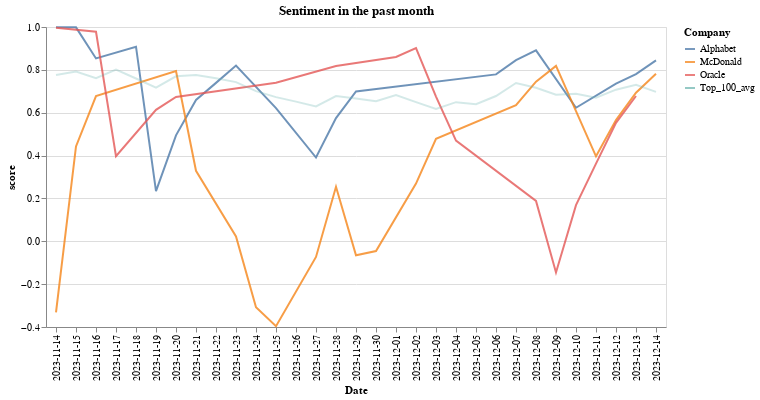

Notebook code cell kept with this figure:
### Code cell
draw_score_lines('data/reddit_fetched_post_score.csv', 'month')

### Figure 1 — Vega-Lite specification as saved in the notebook (floating-point values rounded to 4 significant figures)
{"config": {"view": {"continuousWidth": 300, "continuousHeight": 300}}, "data": {"name": "data-2c77e9d449851b9a0f0f0990b4d7f295"}, "mark": {"type": "line"}, "encoding": {"color": {"field": "Company", "type": "nominal"}, "opacity": {"field": "opacity", "legend": null, "type": "quantitative"}, "x": {"field": "Date", "type": "nominal"}, "y": {"field": "score", "type": "quantitative"}}, "title": "Sentiment in the past month", "$schema": "https://vega.github.io/schema/vega-lite/v5.16.3.json", "datasets": {"data-2c77e9d449851b9a0f0f0990b4d7f295": [{"Company": "Alphabet", "Date": "2023-11-14", "score": 0.9988, "opacity": 1.0}, {"Company": "Alphabet", "Date": "2023-11-15", "score": 0.9984, "opacity": 1.0}, {"Company": "Alphabet", "Date": "2023-11-16", "score": 0.8534, "opacity": 1.0}, {"Company": "Alphabet", "Date": "2023-11-18", "score": 0.9081, "opacity": 1.0}, {"Company": "Alphabet", "Date": "2023-11-19", "score": 0.2341, "opacity": 1.0}, {"Company": "Alphabet", "Date": "2023-11-20", "score": 0.4943, "opacity": 1.0}, {"Company": "Alphabet", "Date": "2023-11-21", "score": 0.6595, "opacity": 1.0}, {"Company": "Alphabet", "Date": "2023-11-22", "score": 0.7392, "opacity": 1.0}, {"Company": "Alphabet", "Date": "2023-11-23", "score": 0.82, "opacity": 1.0}, {"Company": "Alphabet", "Date": "2023-11-25", "score": 0.6218, "opacity": 1.0}, {"Company": "Alphabet", "Date": "2023-11-27", "score": 0.3909, "opacity": 1.0}, {"Company": "Alphabet", "Date": "2023-11-28", "score": 0.5746, "opacity": 1.0}, {"Company": "Alphabet", "Date": "2023-11-29", "score": 0.6995, "opacity": 1.0}, {"Company": "Alphabet", "Date": "2023-12-06", "score": 0.7789, "opacity": 1.0}, {"Company": "Alphabet", "Date": "2023-12-07", "score": 0.8455, "opacity": 1.0}, {"Company": "Alphabet", "Date": "2023-12-08", "score": 0.891, "opacity": 1.0}, {"Company": "Alphabet", "Date": "2023-12-10", "score": 0.6231, "opacity": 1.0}, {"Company": "Alphabet", "Date": "2023-12-12", "score": 0.7358, "opacity": 1.0}, {"Company": "Alphabet", "Date": "2023-12-13", "score": 0.7801, "opacity": 1.0}, {"Company": "Alphabet", "Date": "2023-12-14", "score": 0.8445, "opacity": 1.0}, {"Company": "McDonald", "Date": "2023-11-14", "score": -0.3313, "opacity": 1.0}, {"Company": "McDonald", "Date": "2023-11-15", "score": 0.4426, "opacity": 1.0}, {"Company": "McDonald", "Date": "2023-11-16", "score": 0.6774, "opacity": 1.0}, {"Company": "McDonald", "Date": "2023-11-20", "score": 0.7944, "opacity": 1.0}, {"Company": "McDonald", "Date": "2023-11-21", "score": 0.3291, "opacity": 1.0}, {"Company": "McDonald", "Date": "2023-11-23", "score": 0.02276, "opacity": 1.0}, {"Company": "McDonald", "Date": "2023-11-24", "score": -0.3078, "opacity": 1.0}, {"Company": "McDonald", "Date": "2023-11-25", "score": -0.396, "opacity": 1.0}, {"Company": "McDonald", "Date": "2023-11-27", "score": -0.0731, "opacity": 1.0}, {"Company": "McDonald", "Date": "2023-11-28", "score": 0.2542, "opacity": 1.0}, {"Company": "McDonald", "Date": "2023-11-29", "score": -0.06554, "opacity": 1.0}, {"Company": "McDonald", "Date": "2023-11-30", "score": -0.0456, "opacity": 1.0}, {"Company": "McDonald", "Date": "2023-12-02", "score": 0.2693, "opacity": 1.0}, {"Company": "McDonald", "Date": "2023-12-03", "score": 0.4782, "opacity": 1.0}, {"Company": "McDonald", "Date": "2023-12-07", "score": 0.6354, "opacity": 1.0}, {"Company": "McDonald", "Date": "2023-12-08", "score": 0.7451, "opacity": 1.0}, {"Company": "McDonald", "Date": "2023-12-09", "score": 0.8185, "opacity": 1.0}, {"Company": "McDonald", "Date": "2023-12-11", "score": 0.3965, "opacity": 1.0}, {"Company": "McDonald", "Date": "2023-12-12", "score": 0.5659, "opacity": 1.0}, {"Company": "McDonald", "Date": "2023-12-13", "score": 0.6934, "opacity": 1.0}, {"Company": "McDonald", "Date": "2023-12-14", "score": 0.7814, "opacity": 1.0}, {"Company": "Oracle", "Date": "2023-11-14", "score": 0.996, "opacity": 1.0}, {"Company": "Oracle", "Date": "2023-11-16", "score": 0.9777, "opacity": 1.0}, {"Company": "Oracle", "Date": "2023-11-17", "score": 0.3967, "opacity": 1.0}, {"Company": "Oracle", "Date": "2023-11-19", "score": 0.6135, "opacity": 1.0}, {"Company": "Oracle", "Date": "2023-11-20", "score": 0.6733, "opacity": 1.0}, {"Company": "Oracle", "Date": "2023-11-25", "score": 0.7402, "opacity": 1.0}, {"Company": "Oracle", "Date": "2023-11-28", "score": 0.8184, "opacity": 1.0}, {"Company": "Oracle", "Date": "2023-12-01", "score": 0.8599, "opacity": 1.0}, {"Company": "Oracle", "Date": "2023-12-02", "score": 0.9013, "opacity": 1.0}, {"Company": "Oracle", "Date": "2023-12-03", "score": 0.6754, "opacity": 1.0}, {"Company": "Oracle", "Date": "2023-12-04", "score": 0.4699, "opacity": 1.0}, {"Company": "Oracle", "Date": "2023-12-08", "score": 0.1886, "opacity": 1.0}, {"Company": "Oracle", "Date": "2023-12-09", "score": -0.1453, "opacity": 1.0}, {"Company": "Oracle", "Date": "2023-12-10", "score": 0.1685, "opacity": 1.0}, {"Company": "Oracle", "Date": "2023-12-11", "score": 0.3623, "opacity": 1.0}, {"Company": "Oracle", "Date": "2023-12-12", "score": 0.5527, "opacity": 1.0}, {"Company": "Oracle", "Date": "2023-12-13", "score": 0.678, "opacity": 1.0}, {"Company": "Top_100_avg", "Date": "2023-11-14", "score": 0.7761, "opacity": 0.5}, {"Company": "Top_100_avg", "Date": "2023-11-15", "score": 0.7925, "opacity": 0.5}, {"Company": "Top_100_avg", "Date": "2023-11-16", "score": 0.7616, "opacity": 0.5}, {"Company": "Top_100_avg", "Date": "2023-11-17", "score": 0.8012, "opacity": 0.5}, {"Company": "Top_100_avg", "Date": "2023-11-18", "score": 0.7597, "opacity": 0.5}, {"Company": "Top_100_avg", "Date": "2023-11-19", "score": 0.7174, "opacity": 0.5}, {"Company": "Top_100_avg", "Date": "2023-11-20", "score": 0.77, "opacity": 0.5}, {"Company": "Top_100_avg", "Date": "2023-11-21", "score": 0.7757, "opacity": 0.5}, {"Company": "Top_100_avg", "Date": "2023-11-22", "score": 0.761, "opacity": 0.5}, {"Company": "Top_100_avg", "Date": "2023-11-23", "score": 0.7428, "opacity": 0.5}, {"Company": "Top_100_avg", "Date": "2023-11-24", "score": 0.7009, "opacity": 0.5}, {"Company": "Top_100_avg", "Date": "2023-11-25", "score": 0.6726, "opacity": 0.5}, {"Company": "Top_100_avg", "Date": "2023-11-26", "score": 0.6518, "opacity": 0.5}, {"Company": "Top_100_avg", "Date": "2023-11-27", "score": 0.6291, "opacity": 0.5}, {"Company": "Top_100_avg", "Date": "2023-11-28", "score": 0.6776, "opacity": 0.5}, {"Company": "Top_100_avg", "Date": "2023-11-29", "score": 0.6662, "opacity": 0.5}, {"Company": "Top_100_avg", "Date": "2023-11-30", "score": 0.6541, "opacity": 0.5}, {"Company": "Top_100_avg", "Date": "2023-12-01", "score": 0.6827, "opacity": 0.5}, {"Company": "Top_100_avg", "Date": "2023-12-02", "score": 0.6495, "opacity": 0.5}, {"Company": "Top_100_avg", "Date": "2023-12-03", "score": 0.6173, "opacity": 0.5}, {"Company": "Top_100_avg", "Date": "2023-12-04", "score": 0.6492, "opacity": 0.5}, {"Company": "Top_100_avg", "Date": "2023-12-05", "score": 0.64, "opacity": 0.5}, {"Company": "Top_100_avg", "Date": "2023-12-06", "score": 0.6778, "opacity": 0.5}, {"Company": "Top_100_avg", "Date": "2023-12-07", "score": 0.7387, "opacity": 0.5}, {"Company": "Top_100_avg", "Date": "2023-12-08", "score": 0.7165, "opacity": 0.5}, {"Company": "Top_100_avg", "Date": "2023-12-09", "score": 0.6842, "opacity": 0.5}, {"Company": "Top_100_avg", "Date": "2023-12-10", "score": 0.6887, "opacity": 0.5}, {"Company": "Top_100_avg", "Date": "2023-12-11", "score": 0.6705, "opacity": 0.5}, {"Company": "Top_100_avg", "Date": "2023-12-12", "score": 0.7075, "opacity": 0.5}, {"Company": "Top_100_avg", "Date": "2023-12-13", "score": 0.7307, "opacity": 0.5}, {"Company": "Top_100_avg", "Date": "2023-12-14", "score": 0.6973, "opacity": 0.5}]}}
